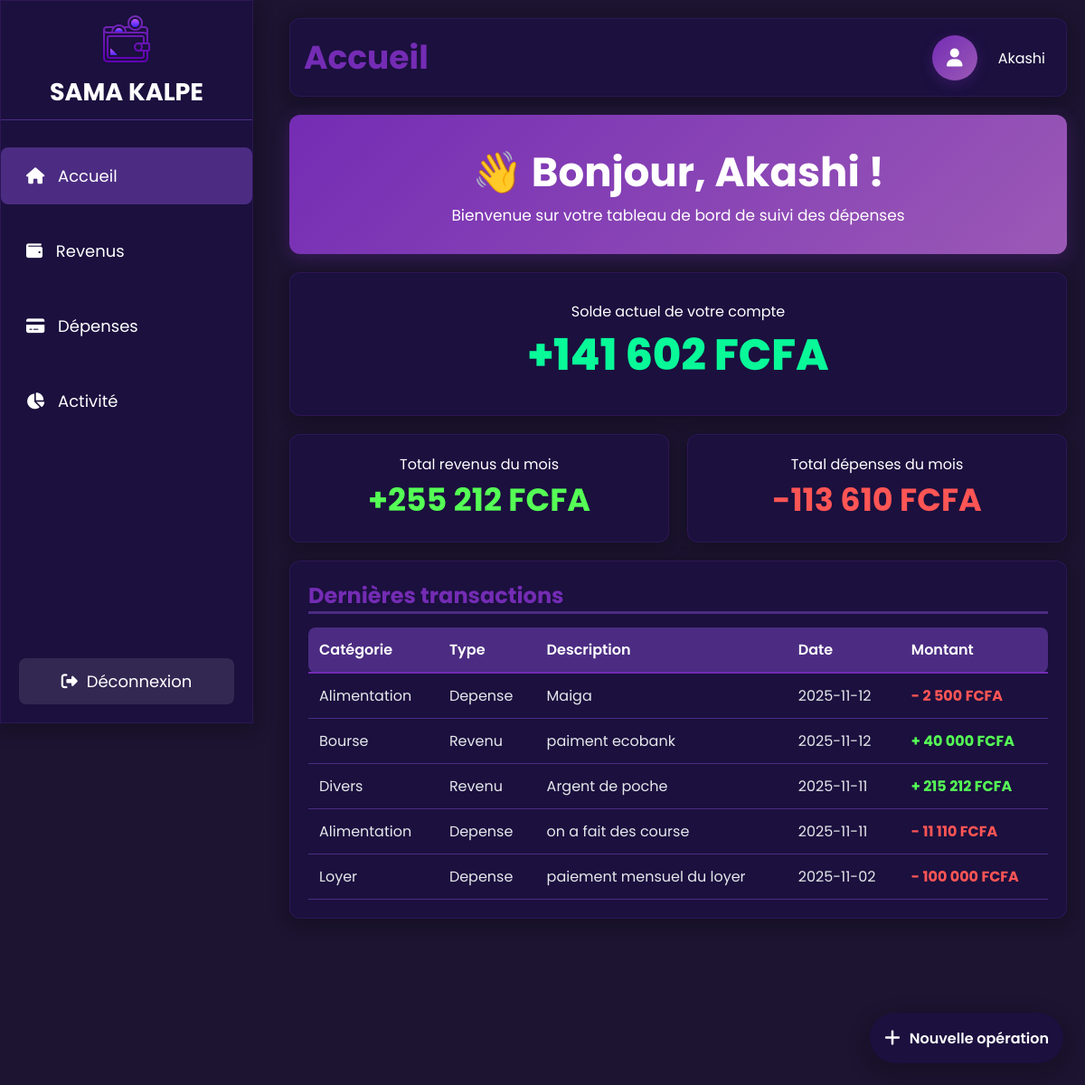
Screenshot of /accueil.php (signed in) with the database file from the repository.
### tables this page shows
CREATE TABLE IF NOT EXISTS `utilisateur` (
  `ID_UTILISATEUR` int NOT NULL AUTO_INCREMENT,
  `ID_ROLE` int NOT NULL,
  `NOM_UTILISATEUR` varchar(255) DEFAULT NULL,
  `PRENOM` varchar(255) DEFAULT NULL,
  `EMAIL` varchar(255) DEFAULT NULL,
  `MOT_DE_PASSE` varchar(255) DEFAULT NULL,
  `CODE` int DEFAULT NULL,
  `FLAG_REINITIALISATION` tinyint(1) DEFAULT '0',
  PRIMARY KEY (`ID_UTILISATEUR`),
  KEY `ID_ROLE` (`ID_ROLE`)
);

CREATE TABLE IF NOT EXISTS `operation` (
  `ID_OPERATIONS_` int UNSIGNED NOT NULL AUTO_INCREMENT,
  `ID_UTILISATEUR` int NOT NULL,
  `ID_CATEGORIE` int NOT NULL,
  `MONTANT` int DEFAULT NULL,
  `DATE_OPERATION` date DEFAULT NULL,
  `DESCRIPTION` varchar(255) DEFAULT NULL,
  PRIMARY KEY (`ID_OPERATIONS_`),
  KEY `FK_OPERATIO_APPARTENI_CATEGORI` (`ID_CATEGORIE`),
  KEY `FK_OPERATIO_EFFECTUER_UTILISAT` (`ID_UTILISATEUR`)
);

CREATE TABLE IF NOT EXISTS `categorie` (
  `ID_CATEGORIE` int NOT NULL AUTO_INCREMENT,
  `ID_TYPE` int NOT NULL,
  `NOM_CATEGORIE` varchar(255) DEFAULT NULL,
  PRIMARY KEY (`ID_CATEGORIE`),
  KEY `ID_TYPE` (`ID_TYPE`)
);

CREATE TABLE IF NOT EXISTS `type` (
  `ID_TYPE` int NOT NULL AUTO_INCREMENT,
  `NOM_TYPE` varchar(255) NOT NULL,
  PRIMARY KEY (`ID_TYPE`)
);

### accueil.php (the view, shortened to what this page needs)
<?php
require_once 'config/config.php';
$userId = $_SESSION['id'];
$stmt = $mysqlClient->prepare("SELECT NOM_UTILISATEUR, PRENOM FROM utilisateur WHERE ID_UTILISATEUR = ?");
$stmt->execute([$userId]);
$user = $stmt->fetch();
$stmt = $mysqlClient->prepare("SELECT SUM(o.MONTANT) as total FROM operation o, categorie c, type t WHERE o.ID_CATEGORIE = c.ID_CATEGORIE AND c.ID_TYPE = t.ID_TYPE AND t.NOM_TYPE = 'Revenu' AND o.ID_UTILISATEUR = ? AND MONTH(o.DATE_OPERATION) = MONTH(CURRENT_DATE()) AND YEAR(o.DATE_OPERATION) = YEAR(CURRENT_DATE())");
$stmt->execute([$userId]);
$revenus = $stmt->fetch();
$stmt = $mysqlClient->prepare("SELECT SUM(o.MONTANT) as total FROM operation o, categorie c, type t WHERE o.ID_CATEGORIE = c.ID_CATEGORIE AND c.ID_TYPE = t.ID_TYPE AND t.NOM_TYPE = 'Depense' AND o.ID_UTILISATEUR = ? AND MONTH(o.DATE_OPERATION) = MONTH(CURRENT_DATE()) AND YEAR(o.DATE_OPERATION) = YEAR(CURRENT_DATE())");
$stmt->execute([$userId]);
$depenses = $stmt->fetch();
$stmt = $mysqlClient->prepare("SELECT c.NOM_CATEGORIE, t.NOM_TYPE, o.DESCRIPTION, o.DATE_OPERATION, o.MONTANT FROM operation o, categorie c, type t WHERE o.ID_CATEGORIE = c.ID_CATEGORIE AND c.ID_TYPE = t.ID_TYPE AND o.ID_UTILISATEUR = ? ORDER BY o.DATE_OPERATION DESC LIMIT 5");
$stmt->execute([$userId]);
$transactions = $stmt->fetchAll();
$totalRevenus = (float)($revenus['total'] );
$totalDepenses = (float)($depenses['total'] );
$soldeActuel = $totalRevenus - $totalDepenses;
?>
<!DOCTYPE html>
<html lang="fr">
<head>
  <link rel="stylesheet" href="https://cdnjs.cloudflare.com/ajax/libs/font-awesome/6.6.0/css/all.min.css">
  <link rel="stylesheet" href="CSS/accueil.css">
  <link rel="stylesheet" href="CSS/dropdown.css">
  <link rel="stylesheet" href="CSS/sidebar.css">
</head>
<body>
  <div class="container">
    <aside class="sidebar">
        <div class="titre">
      <a href="accueil.php"><img src="icone/logo.png" alt="logo" class="logo" style="cursor: pointer;"></a>
      <h1>SAMA KALPE</h1>
      </div>
      <ul>
        <li class="active"><i class="fa-solid fa-house"></i> Accueil</li>
        <li><a href="revenus.php" style="text-decoration: none;color:white"><i class="fa-solid fa-wallet"></i> Revenus</a></li>
        <li><a href="depenses.php" style="text-decoration: none;color:white"><i class="fa-solid fa-credit-card"></i> Dépenses</a></li>
        <li><a href="activite.php" style="text-decoration: none;color:white"><i class="fa-solid fa-chart-pie"></i> Activité</a></li>
      </ul>
      <div class="sidebar-footer">
        <a href="deconnexion.php" class="logout-sidebar">
          <i class="fa-solid fa-sign-out-alt"></i> Déconnexion
        </a>
      </div>
    </aside>
    <main class="main">
      <header class="header"><h1>Accueil</h1>
        <div class="user-profile">
          <a href="profil.php" class="profile-btn">
            <i class="fa-solid fa-user"></i>
          </a>
          <div class="user-dropdown">
            <span class="user-name" onclick="toggleDropdown()"><?php echo $user['NOM_UTILISATEUR']; ?></span>
          </div>
        </div>
    </header>
      <section class="introduction">
         <h1> 👋 Bonjour, <?php echo $user['NOM_UTILISATEUR']; ?> !</h1>
        <p>Bienvenue sur votre tableau de bord de suivi des dépenses</p>
      </section>
      <section class="solde">
        Solde actuel de votre compte<br>
        <span class="solde-valeur <?php echo $soldeActuel >= 0 ? 'positif' : 'negatif'; ?>">
          <?php echo $soldeActuel >= 0 ? '+' : ''; ?><?php echo number_format($soldeActuel, 0, ',', ' '); ?> FCFA
        </span>
      </section>
      <section class="stats1">Total revenus du mois<br><span><?php echo ($revenus['total'] ?? 0) > 0 ? '+' : ''; ?><?php echo number_format(($revenus['total'] ?? 0), 0, ',', ' '); ?> FCFA</span></section>
      <section class="stats2">Total dépenses du mois<br><span><?php echo ($depenses['total'] ?? 0) > 0 ? '-' : ''; ?><?php echo number_format(($depenses['total'] ?? 0), 0, ',', ' '); ?> FCFA</span></section>
      <section class="transactions">
        <h2>Dernières transactions</h2>
        <table class="transaction">
          <thead>
            <tr>
              <th>Catégorie</th>
              <th>Type</th>
              <th>Description</th>
              <th>Date</th>
              <th>Montant</th>
            </tr>
          </thead>
          <tbody>
            <?php
            foreach ($transactions as $transaction) {
            ?>
            <tr>
              <td><?php echo $transaction['NOM_CATEGORIE']; ?></td>
              <td><?php echo $transaction['NOM_TYPE']; ?></td>
              <td><?php echo htmlspecialchars($transaction['DESCRIPTION'] ?? ''); ?></td>
              <td><?php echo $transaction['DATE_OPERATION']; ?></td>
              <td class="montant <?php echo $transaction['NOM_TYPE'] == 'Revenu' ? 'positif' : 'negatif'; ?>">
                <?php if ($transaction['NOM_TYPE'] == 'Revenu') echo '+'; else echo '-'; ?>
                <?php echo number_format($transaction['MONTANT'], 0, ',', ' '); ?> FCFA
              </td>
            </tr>
            <?php } ?>
          </tbody>
        </table>
      </section>
    </main>
  </div>
  <a href="ajout_operation.php" title="Ajouter une opération" aria-label="Ajouter une opération"
     style="position:fixed;right:24px;bottom:24px;background-color:#1B103E;color:#fff;height:56px;padding:0 16px;border-radius:9999px;display:flex;align-items:center;justify-content:center;gap:10px;text-decoration:none;box-shadow:0 8px 24px rgba(0,0,0,0.25);z-index:1000;">
    <i class="fa-solid fa-plus" style="font-size:20px;"></i>
    <span style="font-weight:600;">Nouvelle opération</span>
  </a>
</body>
</html>

### CSS/accueil.css (style rules this page uses)
* { margin: 0; padding: 0; box-sizing: border-box; font-family: 'Poppins', sans-serif; }
body { background-color: #1C1430; color: white; height: 150vh; }
.container { display: grid; grid-template-columns: 300px 1fr; grid-template-areas: "sidebar main"; height: 100vh; }
.sidebar ul li a { display: block; width: 100%; height: 100%; padding: 0; margin: 0; text-decoration: none; }
.main { grid-area: main; display: grid; grid-template-columns: repeat(2, 1fr); grid-template-rows: auto auto auto auto; grid-template-areas: "header header" "introduction introduction" "solde solde" "stats1 stats2" "transactions transactions"; gap: 20px; padding: 20px; margin-left: 0 !important; }
.header { grid-area: header; background: #1b103e; box-shadow: 0 5px 20px rgba(0,0,0,0.3); border: 1px solid rgba(116, 48, 180, 0.2); padding: 15px; border-radius: 12px; font-size: 18px; display: flex; justify-content: space-between; align-items: center; }
.header h1 { color: #742CB4; }
.user-profile { display: flex; align-items: center; gap: 15px; }
.profile-btn { width: 50px; height: 50px; border-radius: 50%; background: linear-gradient(135deg, #742CB4 0%, #9B59B6 100%); border: none; color: white; font-size: 20px; cursor: pointer; box-shadow: 0 4px 15px rgba(116, 44, 180, 0.3); display: flex; align-items: center; justify-content: center; }
.introduction { grid-area: introduction; background: linear-gradient(135deg, #742CB4 0%, #9B59B6 100%); box-shadow: 0 5px 20px rgba(116, 48, 180, 0.3); padding: 30px; display: flex; flex-direction: column; justify-content: center; align-items: center; border-radius: 12px; }
.introduction p { font-size: 17px; }
.introduction h1 { font-size: 45px; }
.solde, .stats1, .stats2 { background: #1b103e; box-shadow: 0 5px 20px rgba(0,0,0,0.3); border: 1px solid rgba(116, 48, 180, 0.2); padding: 20px; border-radius: 12px; text-align: center; }
.solde { grid-area: solde; padding: 30px; }
.solde .solde-valeur { font-weight: 800; font-size: 48px; }
.solde .positif { color: #09f999; }
.stats1 span { color: #55ff55; font-weight: bold; font-size: 35px; }
.stats2 span { color: #ff5555; font-weight: bold; font-size: 35px; }
.transactions { grid-area: transactions; background: #1b103e; box-shadow: 0 5px 20px rgba(0,0,0,0.3); border: 1px solid rgba(116, 48, 180, 0.2); padding: 20px; border-radius: 12px; }
.transactions h2 { margin-bottom: 15px; border-bottom: 3px solid #4b2c82; color: #742CB4; }
.transaction { width: 100%; border-collapse: collapse; margin-top: 15px; }
.transaction th { background: #4b2c82; color: white; padding: 12px; text-align: left; font-weight: 600; border-bottom: 2px solid #742CB4; }
.transaction td { padding: 12px; border-bottom: 1px solid #4b2c82; color: #e5e7eb; }
.transaction th:first-child, .transaction td:first-child { border-radius: 8px 0 0 8px; }
.transaction th:last-child, .transaction td:last-child { border-radius: 0 8px 8px 0; }
.montant { font-weight: bold; }
.montant.positif { color: #55ff55; }
.montant.negatif { color: #ff5555; }

### CSS/dropdown.css (style rules this page uses)
.user-dropdown { position: relative; display: inline-block; }
.user-name { cursor: pointer; color: white; font-size: 16px; padding: 4px 8px; border-radius: 4px; transition: background-color 0.3s ease; }

### CSS/sidebar.css (style rules this page uses)
.sidebar { grid-area: sidebar; background: #1b103e; box-shadow: 0 5px 20px rgba(0,0,0,0.3); border: 1px solid rgba(116, 48, 180, 0.2); }
.titre { display: flex; padding: 10px; align-items: center; flex-direction: column; border-bottom: 1px solid #4b2c82; margin-bottom: 30px; }
.sidebar ul { list-style: none; }
.sidebar ul li { padding: 18px; margin-bottom: 20px; margin-left: px; border-radius: 8px; cursor: pointer; transition: 0.3s; }
.sidebar ul li i { margin-right: 10px; margin-left: 10px; }
.sidebar ul li:hover, .sidebar ul li.active { background: #4b2c82; }
.sidebar { position: fixed; top: 0; left: 0; height: 100vh; overflow-y: auto; z-index: 1000; width: 280px; font-size: large; }
.sidebar-footer { position: absolute; bottom: 20px; left: 20px; right: 20px; }
.logout-sidebar { display: flex; align-items: center; justify-content: center; gap: 10px; padding: 12px 16px; background-color: rgba(255, 255, 255, 0.1); color: white; text-decoration: none; border-radius: 8px; transition: background-color 0.3s; width: 100%; box-sizing: border-box; }
.main { padding: 20px; min-height: 100vh; }

### rows the page displays
utilisateur: NOM_UTILISATEUR "Akashi"
operation: ID_CATEGORIE.NOM_CATEGORIE "Alimentation", type.NOM_TYPE "Depense", DESCRIPTION "Maiga", DATE_OPERATION "2025-11-12", MONTANT "2 500"
operation: ID_CATEGORIE.NOM_CATEGORIE "Bourse", type.NOM_TYPE "Revenu", DESCRIPTION "paiment ecobank", DATE_OPERATION "2025-11-12", MONTANT "40 000"
operation: ID_CATEGORIE.NOM_CATEGORIE "Divers", type.NOM_TYPE "Revenu", DESCRIPTION "Argent de poche", DATE_OPERATION "2025-11-11", MONTANT "215 212"
operation: ID_CATEGORIE.NOM_CATEGORIE "Alimentation", type.NOM_TYPE "Depense", DESCRIPTION "on a fait des course", DATE_OPERATION "2025-11-11", MONTANT "11 110"
operation: ID_CATEGORIE.NOM_CATEGORIE "Loyer", type.NOM_TYPE "Depense", DESCRIPTION "paiement mensuel du loyer", DATE_OPERATION "2025-11-02", MONTANT "100 000"

### other values shown
$soldeActuel "141 602"
$revenus['total'] "255 212"
$depenses['total'] "113 610"
